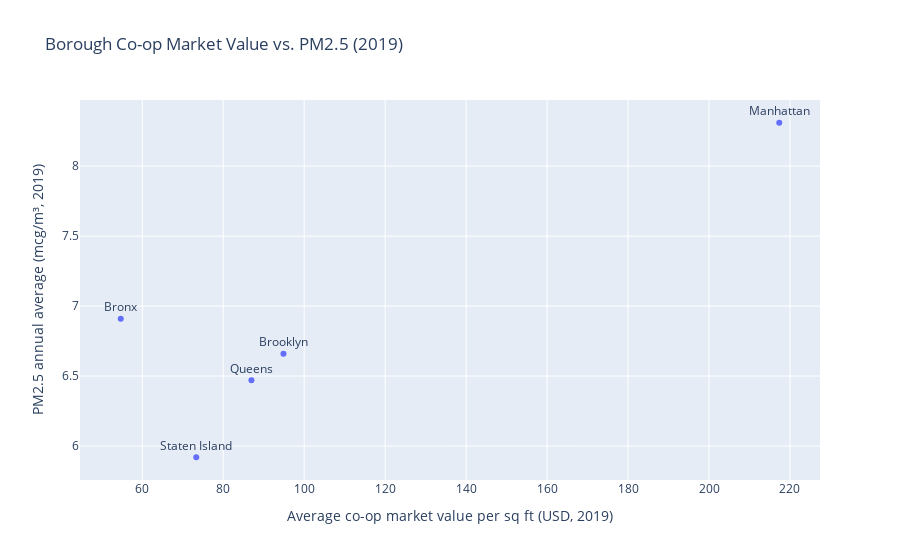

Notebook source saved alongside this figure:
### Markdown cell above
## Visualization: Relationship Between Co-op Market Value and PM2.5

To understand whether housing prices and air quality are related in New York City,  
I created a scatter plot comparing:

- **Average co-op market value per square foot in 2019** (from the Department of Finance dataset), and  
- **Average annual PM2.5 concentration in 2019** (from the NYC Air Quality dataset).

A scatter plot is a good choice here because it helps reveal whether boroughs with
more expensive housing also tend to have cleaner (or dirtier) air.

### Code cell
import plotly.express as px

df = merged  # just to match the example style

fig = px.scatter(
    df,
    x="market_value_per_sqft_2019",
    y="pm25_2019",
    text="Borough",  # label each point with borough name
    title="Borough Co-op Market Value vs. PM2.5 (2019)",
    labels={
        "market_value_per_sqft_2019": "Average co-op market value per sq ft (USD, 2019)",
        "pm25_2019": "PM2.5 annual average (mcg/m³, 2019)"
    }
)

# make the labels not overlap too badly
fig.update_traces(textposition="top center")

fig.show()

### Figure 1 — Plotly figure (JSON) as saved in the notebook; plotly's stock layout.template omitted (floating-point values rounded to 4 significant figures)
{"data": [{"hovertemplate": "Average co-op market value per sq ft (USD, 2019)=%{x}<br>PM2.5 annual average (mcg/m³, 2019)=%{y}<br>Borough=%{text}<extra></extra>", "legendgroup": "", "marker": {"color": "#636efa", "symbol": "circle"}, "mode": "markers+text", "name": "", "orientation": "v", "showlegend": false, "text": ["Bronx", "Brooklyn", "Manhattan", "Queens", "Staten Island"], "textposition": "top center", "type": "scatter", "x": [54.68, 94.88, 217.4, 86.96, 73.34], "xaxis": "x", "y": [6.91, 6.66, 8.31, 6.47, 5.92], "yaxis": "y"}], "layout": {"legend": {"tracegroupgap": 0}, "title": {"text": "Borough Co-op Market Value vs. PM2.5 (2019)"}, "xaxis": {"anchor": "y", "domain": [0, 1], "title": {"text": "Average co-op market value per sq ft (USD, 2019)"}}, "yaxis": {"anchor": "x", "domain": [0, 1], "title": {"text": "PM2.5 annual average (mcg/m³, 2019)"}}}}
